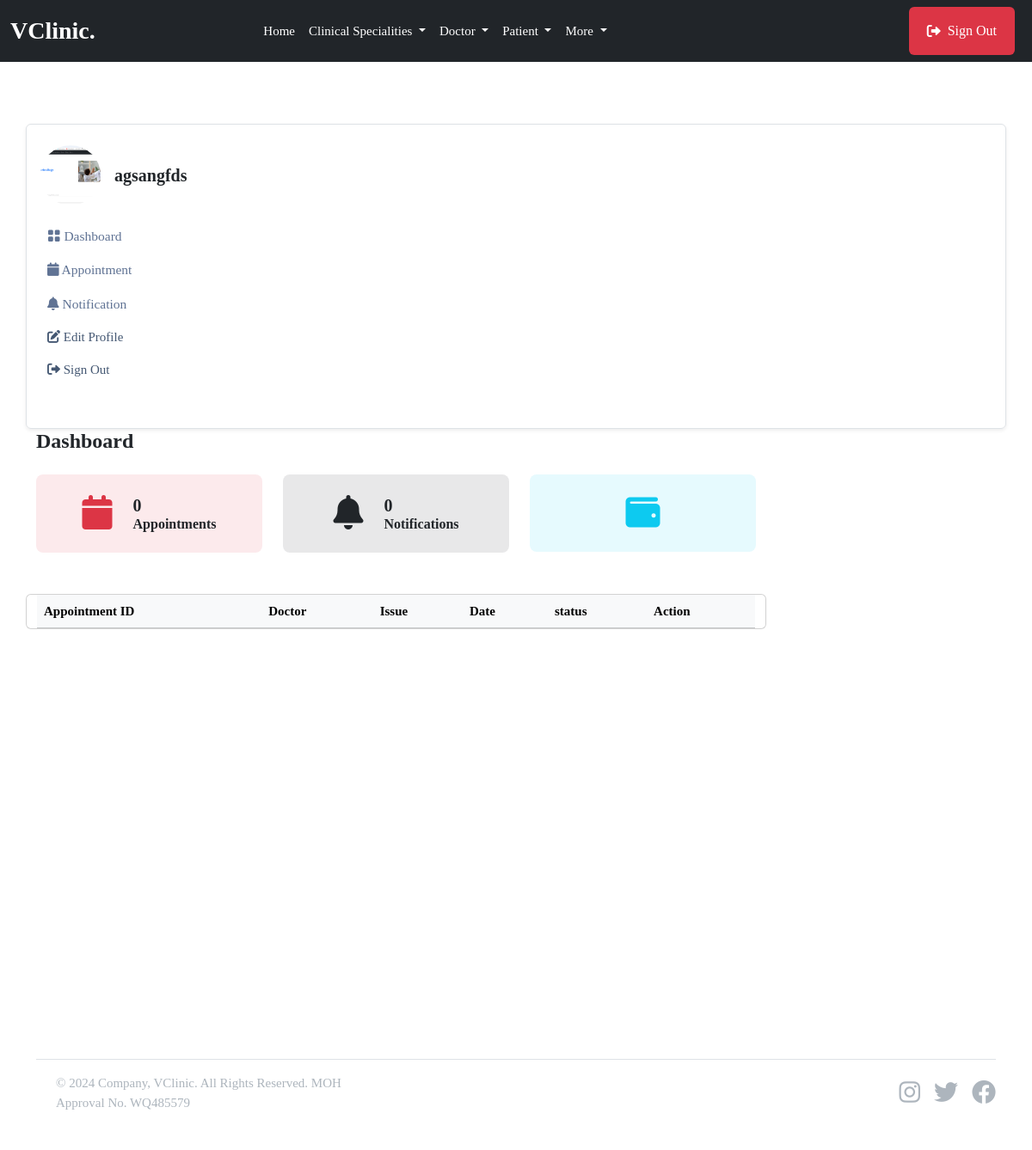
/patient/ (signed in), run on the app's committed database.
### userauthapp/models.py (models this page shows, shortened)
class User(AbstractUser):       # override default user model
    email = models.EmailField(unique=True)
    username = models.CharField(max_length=100, null=True, blank=True)
    user_type = models.CharField(max_length=50, choices=USER_TYPE, null=True, blank=True, default=None)
    USERNAME_FIELD = "email"
    REQUIRED_FIELDS = ['username']

### patientapp/models.py (models this page shows, shortened)
class Patient(models.Model):         #create a new model from scratch
    user = models.OneToOneField(userauth_models.User, on_delete=models.CASCADE)  #when we delete this user , we delete doctor, there should be only one doctor that has one user model
    image = models.FileField(upload_to='images', blank=True, null=True)
    full_name = models.CharField(max_length=100, blank=True, null=True)
    mobile = models.CharField(max_length=15, blank=True, null=True)
    address = models.CharField(max_length=100, null=True, blank=True)
    email = models.CharField(max_length=100, null=True, blank=True)
    gender = models.CharField(max_length=100, null=True, blank=True)
    blood_group = models.CharField(max_length=100, null=True, blank=True)
    date_of_birth= models.DateTimeField(default=timezone.now, null=True, blank=True)

### patientapp/views.py (the view)
# urls.py: path("", views.dashboard, name="dashboard"),
@login_required
def dashboard(request):
    patient = patient_models.Patient.objects.get(user=request.user)
    appointments = base_models.Appointment.objects.filter(patient=patient)
    notifications = patient_models.Notification.objects.filter(patient=patient, seen=False)
    context = {
        'appointments': appointments,
        'notifications': notifications,
        }
    return render(request, "patientapp/dashboard.html", context)

### templates/patientapp/dashboard.html (shortened to what this page needs)
{% extends 'partials/base.html' %} {% block content %}
<section class="pt-5 pb-5">
    <div class="container">
        <div class="row mt-0 mt-md-4">
            {% include 'patientapp/sidebar.html' %}
            <div class="col-lg-9 col-md-8 col-12">
                <div class="row mb-4">
                    <h4 class="mb-0 mb-4 fw-bold">Dashboard</h4>
                    <div class="col-sm-6 col-lg-4 mb-3 mb-lg-0">
                        <div class="d-flex justify-content-center align-items-center p-4 bg-danger bg-opacity-10 rounded-3">
                            <span class="display-6 lh-1 text-purple mb-0">
                                <i class="fas fa-calendar text-danger"></i>
                            </span>
                            <div class="ms-4">
                                <div class="d-flex">
                                    <h5 class="mb-0 fw-bold">{{appointments.count}}</h5>
                                </div>
                                <p class="mb-0 h6 fw-semibold">Appointments</p>
                            </div>
                        </div>
                    </div>
                    <div class="col-sm-6 col-lg-4 mb-3 mb-lg-0">
                        <div class="d-flex justify-content-center align-items-center p-4 bg-dark bg-opacity-10 rounded-3">
                            <span class="display-6 lh-1 text-dark mb-0">
                                <i class="fas fa-bell"></i>
                            </span>
                            <div class="ms-4">
                                <div class="d-flex">
                                    <h5 class="mb-0 fw-bold">{{notifications.count}}</h5>
                                </div>
                                <p class="mb-0 h6 fw-semibold">Notifications</p>
                            </div>
                        </div>
                    </div>
                    <div class="col-sm-6 col-lg-4 mb-3 mb-lg-0">
                        <div class="d-flex justify-content-center align-items-center p-4 bg-info bg-opacity-10 rounded-3">
                            <span class="display-6 lh-1 text-info mb-0">
                                <i class="fas fa-wallet"></i>
                            </span>
                    </div>
                </div>
                <div class="card mb-4 mt-5">
                    <div class="table-responsive overflow-y-hidden">
                        <table class="table mb-0 text-nowrap table-hover table-centered text-nowrap">
                            <thead class="table-light">
                                <tr>
                                    <th>Appointment ID</th>
                                    <th>Doctor</th>
                                    <th>Issue</th>
                                    <th>Date</th>
                                    <th>status</th>
                                    <th>Action</th>
                                </tr>
                            </thead>
                        </table>
                    </div>
                </div>
            </div>
        </div>
    </div>
</section>
{% endblock content %}

### templates/patientapp/sidebar.html (shortened to what this page needs)
    <nav class="navbar navbar-expand-md shadow-sm mb-4 mb-lg-0 sidenav border rounded">
        <div class="collapse navbar-collapse p-3" id="sidenav">
            <div class="navbar-nav flex-column">
                <div class="d-flex align-items-center mb-3">
                    {% if request.user.patient.image %}
                    <img src="{{request.user.patient.image.url}}" alt="avatar" class="rounded-circle avatar-xl" style="width: 70px; height: 70px; object-fit: cover" />
                    {% endif %}
                    <div class="ms-3">
                        <h5 class="mb-0 fw-bold">{{request.user.patient.full_name}}</h5>
                    </div>
                </div>
                <ul class="list-unstyled ms-n2 mb-4">
                    <li class="nav-item">
                        <a class="dropdown-item nav-link" href="{% url 'patientapp:dashboard' %}"><i class="bi bi-grid-fill"></i> Dashboard</a>
                    </li>
                    <li class="nav-item">
                        <a class="dropdown-item nav-link" href="{% url 'patientapp:appointments' %}"><i class="fas fa-calendar"></i> Appointment</a>
                    </li>
                    <li class="nav-item">
                        <a class="dropdown-item nav-link" href="{% url 'patientapp:notifications' %}"><i class="fas fa-bell"></i> Notification</a>
                    </li>
                    <li class="nav-item">
                        <a class="nav-link" href="{% url 'patientapp:profile' %}"> <i class="fas fa-edit"></i> Edit Profile </a>
                    </li>
                    <li class="nav-item">
                        <a class="nav-link" href="{% url 'userauthapp:sign-out' %}"> <i class="fas fa-sign-out-alt"></i> Sign Out </a>
                    </li>
                </ul>
            </div>
        </div>
    </nav>
</div>

### static/assets/css/style.css (style rules this page uses)
body { background: #ffffff; color: var(--bs-body-color); font-size: 15px; font-family: var(--body-font-family); margin: 0; overflow-x: hidden !important; font-weight: 400; }
.p, p { line-height: 1.8; color: var(--paragraphColor); }
a { text-decoration: none; color: #022f5d; }
.nav-link { color: #455873; }
section { padding: 80px 0 80px; }
.text-purple { color: var(--bs-purple); }
h1, h2, h3, h4, h5, h6 { color: var(--headingColor); font-weight: 700; font-family: var(heading-font-family); }
p, ul, ol, dl, dt, dd, blockquote, address { margin: 0 0 10px; }
.dropdown-item { padding: 8px 1rem; color: #607394; font-size: 15.5px; }
.bi { width: 1em; height: 1em; fill: currentcolor; }
.nav-dropdown, .nav-menu, ul { list-style: none; }

### data on the page
User: user.patient.image (picture), user.patient.full_name "agsangfds"

### other printed values
{{ appointments.count }} "0"
{{ notifications.count }} "0"
